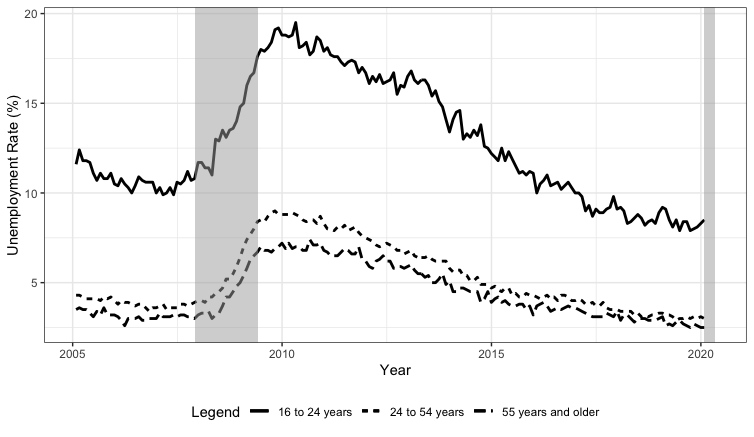

The R source for this figure:
#unemployment by age
library(pdfetch) #Library for loading FRED data
library(ggplot2)
library(xts) # Library for plotting
library(broom)
library(tidyr)
library(scales)
library(dplyr)


#16-24, 24-54, 55-65
data_pc_raw <- pdfetch_FRED(c("LNS14024887", "LNS14000060", "LNS14024230","USREC"))
#Date adjustment
data_pc <- data_pc_raw["2005-01-01/2020-02-01"]
# Convert data to quarterly frequency
data_pc <- to.period(data_pc, period = "months", OHLC = FALSE)
#View(data_pc)

recessions.df = read.table(textConnection(
  "Peak, Trough
  2007-12-01, 2009-06-01
  2020-02-01, 2020-05-01"), sep=',',
  colClasses=c('Date', 'Date'), header=TRUE)


ggplot() +
  geom_line(data = data_pc$LNS14024887, aes(x = Index, y = data_pc$LNS14024887,  linetype = "16 to 24 years"), lwd = 1) +
  geom_line(data = data_pc$LNS14000060, aes(x = Index, y = data_pc$LNS14000060, linetype = "24 to 54 years"), lwd = 1) +
  geom_line(data = data_pc$LNS14024230, aes(x = Index, y = data_pc$LNS14024230,linetype = "55 years and older"), lwd = 1) +
  geom_rect(data=recessions.df, inherit.aes=F, aes(xmin=Peak, xmax=Trough, ymin=-Inf, ymax=+Inf), fill='darkgray', alpha=0.5) +
  theme_bw() +
  labs(color="Legend", linetype = "Legend") +
  theme(legend.position="bottom")+
  labs(x = "Year", y = "Unemployment Rate (%)")
